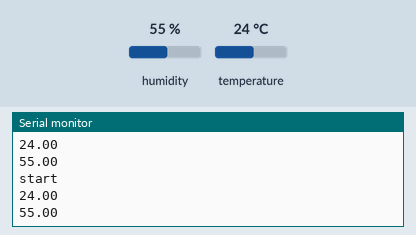
Bench run of a sketch on a simulated Arduino Uno, built with avr-gcc and run on an emulated ATmega328P. Shown: the last lines printed to the serial monitor. Wiring (inferred from the names in the program): DHT11 sensor: data pin 7. The inputs (shaded band) are chosen by the test bench; at power-on: humidity 55 %, temperature 24 °C.

Above: at 1.3 s.
1.4 s: humidity set to 22 %
At 2.0 s:
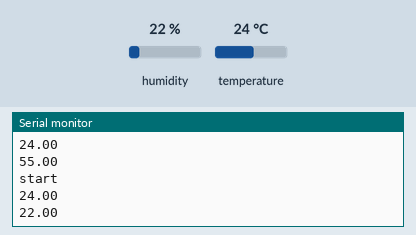
2.9 s: temperature set to 12 °C
At 3.6 s:
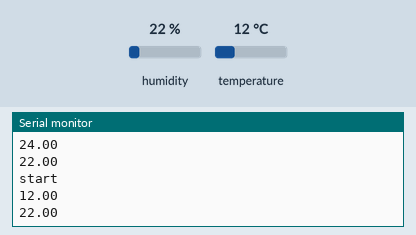
4.4 s: humidity set to 40 %
At 5.1 s:
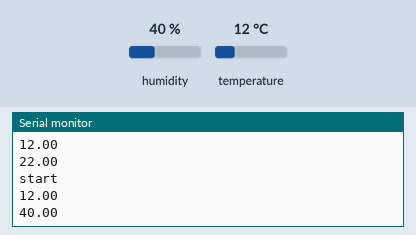
Timing chart, 0 to 7.4 s (numbered marks = the images above; inputs shaded):
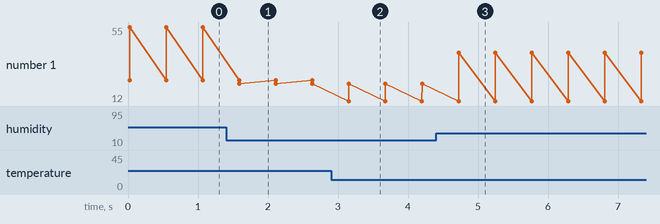

The sketch:

temp-humidity-sensor.ino
```cpp
#include <dht.h>
dht DHT;
#define DHT11_PIN 7

void setup() {
  Serial.begin(115200);

}

void loop() {
  int chk = DHT.read11(DHT11_PIN);
  Serial.println("start");
  Serial.println(String(DHT.temperature));
  Serial.println(String(DHT.humidity));
  delay(500);


}
```

Measured:
- after the input at 1.4 s, the serial monitor: prints a new line after 0.19 s (image 1)
- after the input at 2.9 s, the serial monitor: prints a new line after 0.26 s (image 2)
- after the input at 4.4 s, the serial monitor: prints a new line after 0.32 s (image 3)
- plotted number 1: 55 → 22 after the input at 1.4 s, 22 → 40 after the input at 4.4 s
